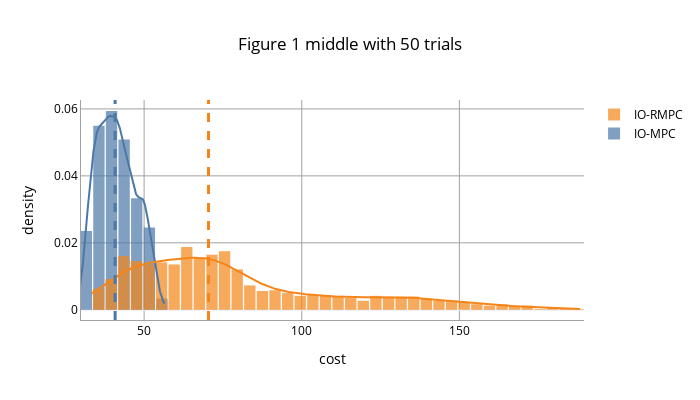

The cell this chart's notebook holds for it:
### Code cell
io_mpc_dst_costs = [transition.cost for transition in chain(*[traj[int(60 * 0.6):] for traj in io_mpc_dst_trajectories])]
io_rmpc_dst_costs = [transition.cost for transition in chain(*[traj[int(60 * 0.6):] for traj in io_rmpc_dst_trajectories])]

fig = make_figure({
    "IO-MPC": io_mpc_dst_costs,
    "IO-RMPC": io_rmpc_dst_costs,
    },
    title=f"Figure 1 middle with {len(io_rmpc_dst_trajectories)} trials",
)
# fig.update_layout(width=1200, height=600)
fig

### Figure 1 — Plotly figure (JSON) as saved in the notebook; plotly's stock layout.template omitted (floating-point values rounded to 4 significant figures; data arrays with more than 128 entries replaced by an {"elided": "..."} marker saying what was removed)
{"data": [{"autobinx": false, "histnorm": "probability density", "legendgroup": "IO-MPC", "marker": {"color": "#4C78A8"}, "name": "IO-MPC", "opacity": 0.7, "type": "histogram", "x": {"elided": "1200 float values"}, "xaxis": "x", "xbins": {"end": 56.52, "size": 4, "start": 29.66}, "yaxis": "y"}, {"autobinx": false, "histnorm": "probability density", "legendgroup": "IO-RMPC", "marker": {"color": "#F58518"}, "name": "IO-RMPC", "opacity": 0.7, "type": "histogram", "x": {"elided": "1200 float values"}, "xaxis": "x", "xbins": {"end": 188.5, "size": 4, "start": 33.52}, "yaxis": "y"}, {"legendgroup": "IO-MPC", "marker": {"color": "#4C78A8"}, "mode": "lines", "name": "IO-MPC", "showlegend": false, "type": "scatter", "x": {"elided": "500 float values"}, "xaxis": "x", "y": {"elided": "500 float values"}, "yaxis": "y"}, {"legendgroup": "IO-RMPC", "marker": {"color": "#F58518"}, "mode": "lines", "name": "IO-RMPC", "showlegend": false, "type": "scatter", "x": {"elided": "500 float values"}, "xaxis": "x", "y": {"elided": "500 float values"}, "yaxis": "y"}], "layout": {"bargap": 0.1, "barmode": "overlay", "font": {"color": "Black", "size": 12}, "height": 400, "hovermode": "closest", "legend": {"traceorder": "reversed"}, "shapes": [{"line": {"color": "#4C78A8", "dash": "dash", "width": 3}, "type": "line", "x0": 40.8, "x1": 40.8, "xref": "x", "y0": 0, "y1": 1, "yref": "y domain"}, {"line": {"color": "#F58518", "dash": "dash", "width": 3}, "type": "line", "x0": 70.42, "x1": 70.42, "xref": "x", "y0": 0, "y1": 1, "yref": "y domain"}], "title": {"text": "Figure 1 middle with 50 trials", "x": 0.5}, "width": 700, "xaxis": {"anchor": "y2", "domain": [0, 1], "gridcolor": "#a2a2a2", "linecolor": "#a2a2a2", "linewidth": 1, "showgrid": true, "showline": true, "title": {"text": "cost"}, "zeroline": false}, "yaxis": {"anchor": "free", "domain": [0, 1], "gridcolor": "#a2a2a2", "linecolor": "#a2a2a2", "linewidth": 1, "position": 0, "showgrid": true, "showline": true, "title": {"text": "density"}}}}
